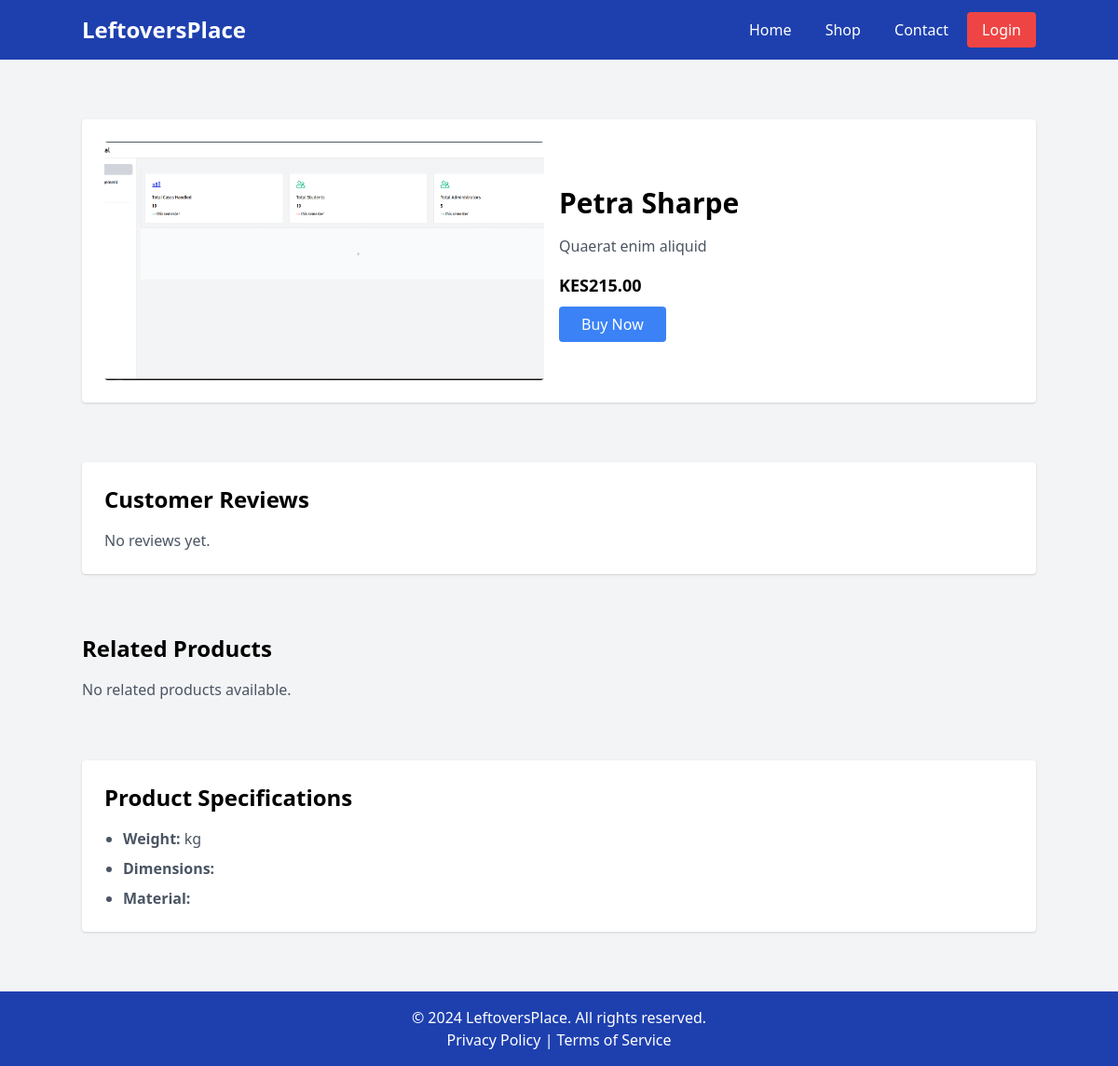
/product/1/, run on the app's committed database.
### shop/models.py (models this page shows, shortened)
class Product(models.Model):
    shop = models.ForeignKey('Shop', on_delete=models.CASCADE)
    name = models.CharField(max_length=255)
    description = models.TextField()
    category = models.ForeignKey('category', on_delete=models.CASCADE)
    price = models.DecimalField(max_digits=10, decimal_places=2)
    image = models.ImageField(upload_to='products/', blank=True, null=True)

### shop/views.py (the view)
# urls.py: path('product/<int:product_id>/', views.product_detail, name='product_detail'),
def product_detail(request, product_id):
    product = get_object_or_404(Product, id=product_id)
    return render(request, 'shop/product_detail.html', {'product': product})

### shop/templates/shop/product_detail.html (shortened to what this page needs)
{% extends "layouts/base.html" %}
{% block content %}
<section class="container mx-auto py-8">
    <div class="bg-white p-6 rounded shadow">
        <div class="flex items-center">
            <div class="flex-shrink-0 w-1/2 pr-4">
                {% if product.image %}
                    <img src="{{ product.image.url }}" alt="{{ product.name }}" class="w-full h-64 object-cover rounded">
                {% else %}
                    <div class="w-full h-64 bg-gray-200 rounded"></div>
                {% endif %}
            </div>
            <div class="w-1/2">
                <h1 class="text-3xl font-semibold mb-4">{{ product.name }}</h1>
                <p class="text-gray-600 mb-4">{{ product.description }}</p>
                <p class="text-lg font-semibold mb-4">KES{{ product.price }}</p>
                <a href="{% url 'checkout' product.id %}" class="bg-blue-500 text-white px-6 py-2 rounded hover:bg-blue-600">Buy Now</a>
            </div>
        </div>
    </div>
</section>
<section class="container mx-auto py-8">
    <div class="bg-white p-6 rounded shadow">
        <h2 class="text-2xl font-semibold mb-4">Customer Reviews</h2>
        {% if reviews %}
            <div class="space-y-4">
                {% for review in reviews %}
                    <div class="border-b border-gray-300 pb-4 mb-4">
                        <h3 class="font-semibold text-lg">{{ review.author }}</h3>
                        <p class="text-gray-600 mb-2">{{ review.comment }}</p>
                        <p class="text-yellow-500">Rating: {{ review.rating }} / 5</p>
                    </div>
                {% endfor %}
            </div>
        {% else %}
            <p class="text-gray-600">No reviews yet.</p>
        {% endif %}
    </div>
</section>
<section class="container mx-auto py-8">
    <h2 class="text-2xl font-semibold mb-4">Related Products</h2>
    <div class="grid grid-cols-1 md:grid-cols-2 lg:grid-cols-4 gap-6">
        {% for related_product in related_products %}
            <div class="bg-white p-4 rounded shadow">
                {% if related_product.image %}
                    <img src="{{ related_product.image.url }}" alt="{{ related_product.name }}" class="w-full h-32 object-cover mb-4 rounded">
                {% else %}
                    <div class="w-full h-32 bg-gray-200 mb-4 rounded"></div>
                {% endif %}
                <h3 class="text-xl font-semibold mb-2">{{ related_product.name }}</h3>
                <p class="text-gray-600 mb-2">KES{{ related_product.price }}</p>
                <a href="{% url 'product_detail' related_product.id %}" class="bg-blue-500 text-white px-4 py-2 rounded hover:bg-blue-600">View Details</a>
            </div>
        {% empty %}
            <p class="text-gray-600">No related products available.</p>
        {% endfor %}
    </div>
</section>
<section class="container mx-auto py-8">
    <div class="bg-white p-6 rounded shadow">
        <h2 class="text-2xl font-semibold mb-4">Product Specifications</h2>
        <ul class="list-disc pl-5 space-y-2 text-gray-600">
            <li><strong>Weight:</strong> {{ product.weight }} kg</li>
            <li><strong>Dimensions:</strong> {{ product.dimensions }}</li>
            <li><strong>Material:</strong> {{ product.material }}</li>
        </ul>
    </div>
</section>
{% endblock %}

### shop/templates/layouts/base.html (style rules this page uses)
html, body { height: 100%; }

### data on the page
Product: image (picture), name "Petra Sharpe", description "Quaerat enim aliquid", price "215.00"
